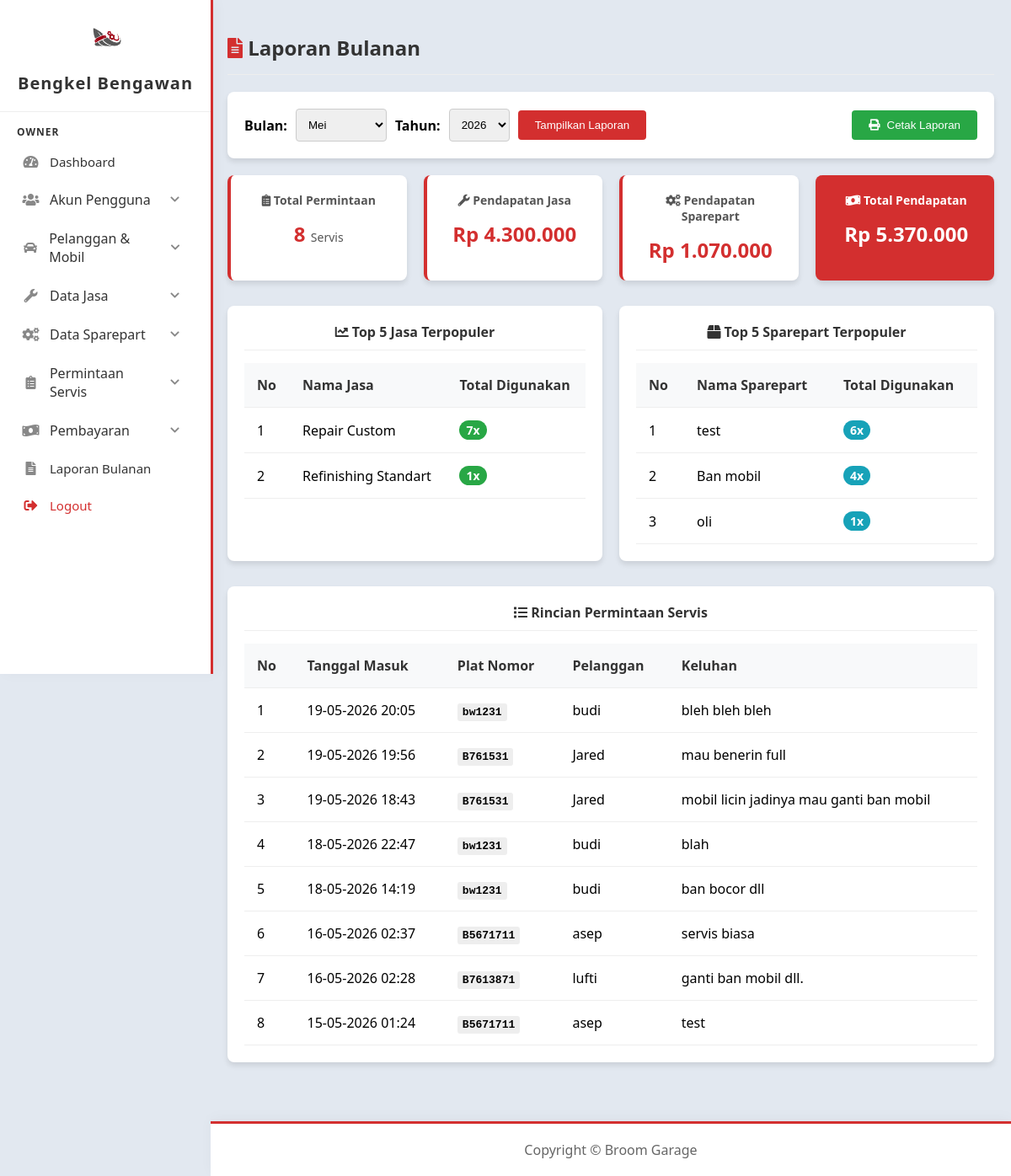
Page /owner/laporan/laporan_bulanan.php (signed in) on the committed database.
### tables this page shows
CREATE TABLE `permintaan_servis` (
  `id_permintaan` int(11) NOT NULL,
  `id_mobil` int(11) NOT NULL,
  `keluhan` varchar(255) NOT NULL,
  `tanggal_masuk` datetime NOT NULL DEFAULT current_timestamp(),
  `tanggal_keluar` datetime DEFAULT NULL
);

CREATE TABLE `mobil` (
  `id_mobil` int(11) NOT NULL,
  `id_pelanggan` int(11) NOT NULL,
  `merk_mobil` varchar(255) NOT NULL,
  `tipe_mobil` varchar(255) NOT NULL,
  `plat_nomor` varchar(8) NOT NULL,
  `tahun_mobil` year(4) DEFAULT NULL
);

CREATE TABLE `pelanggan` (
  `id_pelanggan` int(11) NOT NULL,
  `nama_pelanggan` varchar(255) NOT NULL,
  `no_telp` varchar(11) NOT NULL,
  `alamat` text DEFAULT NULL
);

### owner/laporan/laporan_bulanan.php (the view, shortened to what this page needs)
<?php
include '../../config/config.php';
$bulan = isset($_GET['bulan']) ? $_GET['bulan'] : date('m');
$tahun = isset($_GET['tahun']) ? $_GET['tahun'] : date('Y');
$query_total_servis = "SELECT COUNT(*) as total FROM permintaan_servis WHERE MONTH(tanggal_masuk) = '$bulan' AND YEAR(tanggal_masuk) = '$tahun'";
$result_total_servis = mysqli_query($conn, $query_total_servis);
$total_servis = mysqli_fetch_assoc($result_total_servis)['total'];
$query_top_jasa = "SELECT j.nama_jasa, SUM(ds.qty) as total_qty
                   FROM detail_servis ds
                   JOIN jasa j ON ds.id_jasa = j.id_jasa
                   JOIN permintaan_servis ps ON ds.id_permintaan = ps.id_permintaan
                   WHERE MONTH(ps.tanggal_masuk) = '$bulan' AND YEAR(ps.tanggal_masuk) = '$tahun'
                   GROUP BY j.id_jasa
                   ORDER BY total_qty DESC LIMIT 5";
$result_top_jasa = mysqli_query($conn, $query_top_jasa);
$query_top_sparepart = "SELECT sp.nama_sparepart, SUM(ds.qty) as total_qty
                        FROM detail_sparepart ds
                        JOIN sparepart sp ON ds.id_sparepart = sp.id_sparepart
                        JOIN permintaan_servis ps ON ds.id_permintaan = ps.id_permintaan
                        WHERE MONTH(ps.tanggal_masuk) = '$bulan' AND YEAR(ps.tanggal_masuk) = '$tahun'
                        GROUP BY sp.id_sparepart
                        ORDER BY total_qty DESC LIMIT 5";
$result_top_sparepart = mysqli_query($conn, $query_top_sparepart);
$query_pendapatan_jasa = "SELECT SUM(ds.total_biaya_jasa) as pendapatan_jasa
                          FROM detail_servis ds
                          JOIN permintaan_servis ps ON ds.id_permintaan = ps.id_permintaan
                          WHERE MONTH(ps.tanggal_masuk) = '$bulan' AND YEAR(ps.tanggal_masuk) = '$tahun'";
$result_pendapatan_jasa = mysqli_query($conn, $query_pendapatan_jasa);
$pendapatan_jasa = mysqli_fetch_assoc($result_pendapatan_jasa)['pendapatan_jasa'] ?? 0;
$query_pendapatan_sparepart = "SELECT SUM(ds.qty * ds.harga_satuan) as pendapatan_sparepart
                               FROM detail_sparepart ds
                               JOIN permintaan_servis ps ON ds.id_permintaan = ps.id_permintaan
                               WHERE MONTH(ps.tanggal_masuk) = '$bulan' AND YEAR(ps.tanggal_masuk) = '$tahun'";
$result_pendapatan_sparepart = mysqli_query($conn, $query_pendapatan_sparepart);
$pendapatan_sparepart = mysqli_fetch_assoc($result_pendapatan_sparepart)['pendapatan_sparepart'] ?? 0;
$total_pendapatan = $pendapatan_jasa + $pendapatan_sparepart;
$query_detail = "SELECT ps.id_permintaan, m.plat_nomor, p.nama_pelanggan, ps.tanggal_masuk, ps.keluhan
                 FROM permintaan_servis ps
                 JOIN mobil m ON ps.id_mobil = m.id_mobil
                 JOIN pelanggan p ON m.id_pelanggan = p.id_pelanggan
                 WHERE MONTH(ps.tanggal_masuk) = '$bulan' AND YEAR(ps.tanggal_masuk) = '$tahun'
                 ORDER BY ps.tanggal_masuk DESC";
$result_detail = mysqli_query($conn, $query_detail);
?>
<!DOCTYPE html>
<html lang="en">
<head>
    <link href="https://cdnjs.cloudflare.com/ajax/libs/font-awesome/5.15.3/css/all.min.css" rel="stylesheet">
    <link href="../../assets/css/dashboard.css" rel="stylesheet">
    <link rel="stylesheet" href="../../assets/css/list.css">
</head>
<body>
    <?php include '../../includes/sidebar.php'; ?>
    <div class="content">
        <h2 style="margin-top: 0; color: #333; text-align: left; border-bottom: 1px solid #eee; padding-bottom: 15px; margin-bottom: 20px;">
            <i class="fas fa-file-alt" style="color: #d32f2f;"></i> Laporan Bulanan
        </h2>
        <div class="filter-form">
            <form method="GET" action="">
                <label for="bulan" style="font-weight:bold;">Bulan:</label>
                <select name="bulan" id="bulan">
                    <?php
                    $nama_bulan = ["Januari", "Februari", "Maret", "April", "Mei", "Juni", "Juli", "Agustus", "September", "Oktober", "November", "Desember"];
                    for ($i = 1; $i <= 12; $i++) {
                        $val = str_pad($i, 2, "0", STR_PAD_LEFT);
                        $selected = ($val == $bulan) ? "selected" : "";
                        echo "<option value='$val' $selected>{$nama_bulan[$i-1]}</option>";
                    }
                    ?>
                </select>
                <label for="tahun" style="font-weight:bold;">Tahun:</label>
                <select name="tahun" id="tahun">
                    <?php
                    $tahun_sekarang = date('Y');
                    for ($i = $tahun_sekarang - 5; $i <= $tahun_sekarang + 1; $i++) {
                        $selected = ($i == $tahun) ? "selected" : "";
                        echo "<option value='$i' $selected>$i</option>";
                    }
                    ?>
                </select>
                <input type="submit" value="Tampilkan Laporan">
                <button type="button" class="btn-print" onclick="window.print()" style="background-color: #28a745; color: white; border: none; padding: 10px 20px; border-radius: 4px; cursor: pointer; margin-left: auto; display: flex; align-items: center; gap: 8px;"><i class="fas fa-print"></i> Cetak Laporan</button>
            </form>
        </div>
        <div class="report-summary">
            <div class="summary-card">
                <h3><i class="fas fa-clipboard-list"></i> Total Permintaan</h3>
                <p><?php echo $total_servis; ?> <span style="font-size: 14px; font-weight: normal; color: #555;">Servis</span></p>
            </div>
            <div class="summary-card">
                <h3><i class="fas fa-wrench"></i> Pendapatan Jasa</h3>
                <p>Rp <?php echo number_format($pendapatan_jasa, 0, ',', '.'); ?></p>
            </div>
            <div class="summary-card">
                <h3><i class="fas fa-cogs"></i> Pendapatan Sparepart</h3>
                <p>Rp <?php echo number_format($pendapatan_sparepart, 0, ',', '.'); ?></p>
            </div>
            <div class="summary-card" style="background-color: #d32f2f; color: white;">
                <h3 style="color: white;"><i class="fas fa-money-bill-wave"></i> Total Pendapatan</h3>
                <p style="color: white;">Rp <?php echo number_format($total_pendapatan, 0, ',', '.'); ?></p>
            </div>
        </div>
        <div class="tables-container">
            <div>
                <h3><i class="fas fa-chart-line"></i> Top 5 Jasa Terpopuler</h3>
                <table>
                    <thead>
                        <tr>
                            <th>No</th>
                            <th>Nama Jasa</th>
                            <th>Total Digunakan</th>
                        </tr>
                    </thead>
                    <tbody>
                        <?php
                        $no = 1;
                        if(mysqli_num_rows($result_top_jasa) > 0) {
                            while($row = mysqli_fetch_assoc($result_top_jasa)):
                        ?>
                            <tr>
                                <td><?php echo $no++; ?></td>
                                <td><?php echo htmlspecialchars($row['nama_jasa']); ?></td>
                                <td><span class="role-badge" style="background:#28a745; margin:0; padding:2px 8px;"><?php echo htmlspecialchars($row['total_qty']); ?>x</span></td>
                            </tr>
                        <?php
                            endwhile;
                        } else {
                            echo "<tr><td colspan='3' style='text-align:center; padding:15px;'>Tidak ada data jasa bulan ini</td></tr>";
                        }
                        ?>
                    </tbody>
                </table>
            </div>
            <div>
                <h3><i class="fas fa-box"></i> Top 5 Sparepart Terpopuler</h3>
                <table>
                    <thead>
                        <tr>
                            <th>No</th>
                            <th>Nama Sparepart</th>
                            <th>Total Digunakan</th>
                        </tr>
                    </thead>
                    <tbody>
                        <?php
                        $no = 1;
                        if(mysqli_num_rows($result_top_sparepart) > 0) {
                            while($row = mysqli_fetch_assoc($result_top_sparepart)):
                        ?>
                            <tr>
                                <td><?php echo $no++; ?></td>
                                <td><?php echo htmlspecialchars($row['nama_sparepart']); ?></td>
                                <td><span class="role-badge" style="background:#17a2b8; margin:0; padding:2px 8px;"><?php echo htmlspecialchars($row['total_qty']); ?>x</span></td>
                            </tr>
                        <?php
                            endwhile;
                        } else {
                            echo "<tr><td colspan='3' style='text-align:center; padding:15px;'>Tidak ada data sparepart bulan ini</td></tr>";
                        }
                        ?>
                    </tbody>
                </table>
            </div>
        </div>
        <div class="rincian-container">
            <h3><i class="fas fa-list"></i> Rincian Permintaan Servis</h3>
            <table>
                <thead>
                    <tr>
                        <th>No</th>
                        <th>Tanggal Masuk</th>
                        <th>Plat Nomor</th>
                        <th>Pelanggan</th>
                        <th>Keluhan</th>
                    </tr>
                </thead>
                <tbody>
                    <?php
                    $no = 1;
                    if(mysqli_num_rows($result_detail) > 0) {
                        while($row = mysqli_fetch_assoc($result_detail)):
                    ?>
                        <tr>
                            <td><?php echo $no++; ?></td>
                            <td><?php echo date('d-m-Y H:i', strtotime($row['tanggal_masuk'])); ?></td>
                            <td><span style="font-family:monospace; background:#eee; padding:3px 6px; border-radius:3px;"><strong><?php echo htmlspecialchars($row['plat_nomor']); ?></strong></span></td>
                            <td><?php echo htmlspecialchars($row['nama_pelanggan']); ?></td>
                            <td><?php echo htmlspecialchars($row['keluhan']); ?></td>
                        </tr>
                    <?php
                        endwhile;
                    } else {
                        echo "<tr><td colspan='5' style='text-align:center; padding: 20px;'>Tidak ada permintaan servis bulan ini</td></tr>";
                    }
                    ?>
                </tbody>
            </table>
        </div>
    </div>
    <?php include '../../includes/footer.php'; ?>
</body>
</html>

### assets/css/dashboard.css (style rules this page uses)
body { font-family: 'Segoe UI', Tahoma, Geneva, Verdana, sans-serif; background-color: #e2e8f0; margin: 0; }
.content { padding: 40px 20px; text-align: center; }
.role-badge { display: inline-block; background-color: #d32f2f; color: white; padding: 5px 15px; border-radius: 20px; font-size: 14px; font-weight: bold; margin-top: 10px; }

### assets/css/list.css (style rules this page uses)
table { width: 100%; border-collapse: collapse; margin-top: 15px; }
th, td { padding: 15px; text-align: left; border-bottom: 1px solid #eee; }
th { background-color: #f8f9fa; color: #333; font-weight: 600; }

### assets/css/sidebar.css (style rules this page uses)
body { padding-left: 250px; margin: 0; }

### assets/css/footer.css (style rules this page uses)
body { display: flex; flex-direction: column; min-height: 100vh; }

### owner/laporan/laporan_bulanan.php (style rules this page uses)
.report-summary { display: flex; gap: 20px; margin-bottom: 30px; }
.summary-card { background-color: white; padding: 20px; border-radius: 8px; box-shadow: 0 4px 6px rgba(0,0,0,0.1); flex: 1; border-left: 4px solid #d32f2f; }
.summary-card h3 { margin-top: 0; color: #555; font-size: 14px; }
.summary-card p { font-size: 24px; font-weight: bold; margin: 10px 0 0; color: #d32f2f; }
.filter-form { background-color: white; padding: 20px; border-radius: 8px; margin-bottom: 20px; box-shadow: 0 4px 6px rgba(0,0,0,0.1); }
.filter-form form { display: flex; align-items: center; flex-wrap: wrap; gap: 10px; }
.filter-form select, .filter-form input[type="submit"] { padding: 10px; border: 1px solid #ccc; border-radius: 4px; }
.filter-form input[type="submit"] { background-color: #d32f2f; color: white; border: none; cursor: pointer; padding: 10px 20px; }
.tables-container { display: flex; gap: 20px; margin-bottom: 30px; }
.tables-container > div { flex: 1; background-color: white; padding: 20px; border-radius: 8px; box-shadow: 0 4px 6px rgba(0,0,0,0.1); }
.tables-container h3 { margin-top: 0; border-bottom: 1px solid #eee; padding-bottom: 10px; margin-bottom: 15px; font-size: 16px; color: #333; }
.rincian-container { background-color: white; padding: 20px; border-radius: 8px; box-shadow: 0 4px 6px rgba(0,0,0,0.1); margin-bottom: 30px; overflow-x: auto; width: 100%; box-sizing: border-box; }
.rincian-container h3 { margin-top: 0; border-bottom: 1px solid #eee; padding-bottom: 10px; margin-bottom: 15px; font-size: 16px; color: #333; }

### rows in the picture
permintaan_servis: tanggal_masuk "19-05-2026 20:05", id_mobil.plat_nomor "bw1231", pelanggan.nama_pelanggan "budi", keluhan "bleh bleh bleh"
permintaan_servis: tanggal_masuk "19-05-2026 19:56", id_mobil.plat_nomor "B761531", pelanggan.nama_pelanggan "Jared", keluhan "mau benerin full"
permintaan_servis: tanggal_masuk "19-05-2026 18:43", id_mobil.plat_nomor "B761531", pelanggan.nama_pelanggan "Jared", keluhan "mobil licin jadinya mau ganti ban mobil"
permintaan_servis: tanggal_masuk "18-05-2026 22:47", id_mobil.plat_nomor "bw1231", pelanggan.nama_pelanggan "budi", keluhan "blah"
permintaan_servis: tanggal_masuk "18-05-2026 14:19", id_mobil.plat_nomor "bw1231", pelanggan.nama_pelanggan "budi", keluhan "ban bocor dll"
permintaan_servis: tanggal_masuk "16-05-2026 02:37", id_mobil.plat_nomor "B5671711", pelanggan.nama_pelanggan "asep", keluhan "servis biasa"
permintaan_servis: tanggal_masuk "16-05-2026 02:28", id_mobil.plat_nomor "B7613871", pelanggan.nama_pelanggan "lufti", keluhan "ganti ban mobil dll."
permintaan_servis: tanggal_masuk "15-05-2026 01:24", id_mobil.plat_nomor "B5671711", pelanggan.nama_pelanggan "asep", keluhan "test"

### other values in the picture
$total_servis "8"
$pendapatan_jasa "4.300.000"
$pendapatan_sparepart "1.070.000"
$total_pendapatan "5.370.000"
$row['nama_jasa'] "Repair Custom"
$row['total_qty'] "7"
$row['nama_jasa'] "Refinishing Standart"
$row['total_qty'] "1"
$row['nama_sparepart'] "test"
$row['total_qty'] "6"
$row['nama_sparepart'] "Ban mobil"
$row['total_qty'] "4"
$row['nama_sparepart'] "oli"
form field bulan "Mei"
form field tahun "2026"
